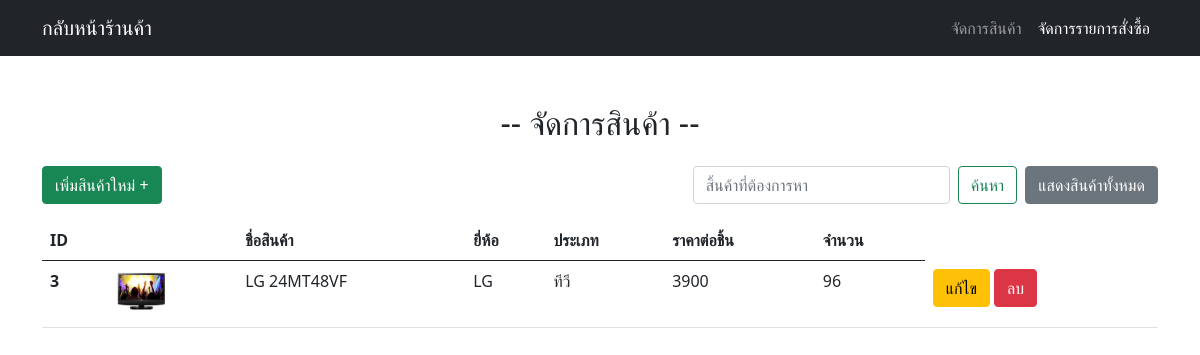
The app's page /adminPage/adminPage.php?seach=LG 24MT48VF (signed in) with its own data.
### tables this page shows
CREATE TABLE `product` (
  `productid` int(3) NOT NULL,
  `typeid` int(3) NOT NULL,
  `brandid` int(3) NOT NULL,
  `PDname` varchar(50) NOT NULL,
  `price` int(7) NOT NULL,
  `count` int(3) NOT NULL,
  `picture` varchar(255) NOT NULL,
  `info` varchar(8000) NOT NULL
);

CREATE TABLE `product_brand` (
  `brandid` int(3) NOT NULL,
  `pdbrand` varchar(30) NOT NULL
);

CREATE TABLE `product_type` (
  `typeid` int(3) NOT NULL,
  `pdtype` varchar(40) NOT NULL
);

### adminPage/adminPage.php (the view, shortened to what this page needs)
<?php
include('../conectDB.php');
if (isset($_GET['seach'])) {
    $seach = $_GET['seach'];
    $sql = "SELECT product.productid,product.PDname,product.price,product.count,product.picture,product_brand.pdbrand,product_type.pdtype FROM product
    INNER JOIN product_brand ON product.brandid=product_brand.brandid
    INNER JOIN product_type ON product.typeid=product_type.typeid WHERE product.PDname LIKE '%$seach%'";
} else {
    $sql = "SELECT product.productid,product.PDname,product.price,product.count,product.picture,product_brand.pdbrand,product_type.pdtype FROM product
    INNER JOIN product_brand ON product.brandid=product_brand.brandid
    INNER JOIN product_type ON product.typeid=product_type.typeid";
}
$productData = mysqli_query($conect, $sql);
?>
<!DOCTYPE html>
<html lang="en">
<head>
    <link rel="stylesheet" href="style.css">
    <link href="https://cdn.jsdelivr.net/npm/bootstrap@5.0.0-beta3/dist/css/bootstrap.min.css" rel="stylesheet">
</head>
<body>
    <nav class="navbar navbar-expand-lg navbar-dark bg-dark justify-content-between flex-nowrap flex-row">
        <div class="container">
            <a href="../" class="navbar-brand float-left">กลับหน้าร้านค้า</a>
            <ul class="nav navbar-nav ml-auto">
                <li class="nav-item">
                    <a href="adminPage.php" class="nav-link pr-3 ">จัดการสินค้า</a>
                </li>
                <li class="nav-item">
                    <a href="adminPageOrder.php" class="nav-link pr-3 active">จัดการรายการสั่งซื้อ</a>
                </li>
            </ul>
        </div>
    </nav>
    <div class="container mb-5">
        <h2 class="mt-5 d-flex justify-content-center mb-4"> -- จัดการสินค้า -- </h2>
        <div class="row">
            <div class="col-md-3 d-flex justify-content-start">
                <a href="addProductPage.php" class="btn btn-success">เพิ่มสินค้าใหม่ + </a>
            </div>
            <div class="col-md-3">
            </div>
            <div class="col-md-6 d-flex justify-content-end">
                <form class="d-flex" accept="" method="get">
                    <input class="form-control me-2" type="search" placeholder="สิ้นค้าที่ต้องการหา" aria-label="Search" name="seach">
                    <button class="btn btn-outline-success" type="submit">ค้นหา</button>
                </form>
                <?php if (isset($seach)) : ?>
                    <a href="adminPage.php" class="ms-2 btn btn-secondary">แสดงสินค้าทั้งหมด</a>
                <?php endif ?>
            </div>
        </div>
        <?php if (mysqli_num_rows($productData) > 0) : ?>
            <table class="table mb-5 mt-3">
                <thead>
                    <tr>
                        <th scope="col">ID</th>
                        <th></th>
                        <th scope="col">ชื่อสินค้า</th>
                        <th scope="col">ยี่ห้อ</th>
                        <th scope="col">ประเภท</th>
                        <th scope="col">ราคาต่อชิ้น</th>
                        <th scope="col">จำนวน</th>
                    </tr>
                </thead>
                <tbody>
                    <?php while ($rowProdict = mysqli_fetch_array($productData)) { ?>
                        <tr>
                            <th scope="row"><?php echo $rowProdict['productid'] ?></th>
                            <td><img src="../productPic/<?php echo $rowProdict['picture'] ?>" style="height: 50px;" alt=""></td>
                            <td><?php echo $rowProdict['PDname'] ?></td>
                            <td><?php echo $rowProdict['pdbrand'] ?></td>
                            <td><?php echo $rowProdict['pdtype'] ?></td>
                            <td><?php echo $rowProdict['price'] ?></td>
                            <td><?php echo $rowProdict['count'] ?></td>
                            <td><a href="editProduct.php?id=<?php echo $rowProdict['productid'] ?>" class="btn btn-warning">แก้ไข</a> <a href="delProduct.php?id=<?php echo $rowProdict['productid'] ?>" class="btn btn-danger" onClick="return confirm('ต้องการที่จะลบสินค้าชิ้นนี้?')">ลบ</a></td>
                        </tr>
                    <?php } ?>
                </tbody>
            </table>
        <?php else : ?>
            <div class="d-flex justify-content-center mt-5">
                <h1 class="text-secondary">ไม่พบสินค้า "<?php echo $seach ?>"</h1>
            </div>
        <?php endif ?>
    </div>
</body>
</html>

### records on screen
product: productid "3", picture (picture), PDname "LG 24MT48VF", brandid.pdbrand "LG", typeid.pdtype "ทีวี", price "3900", count "96"
